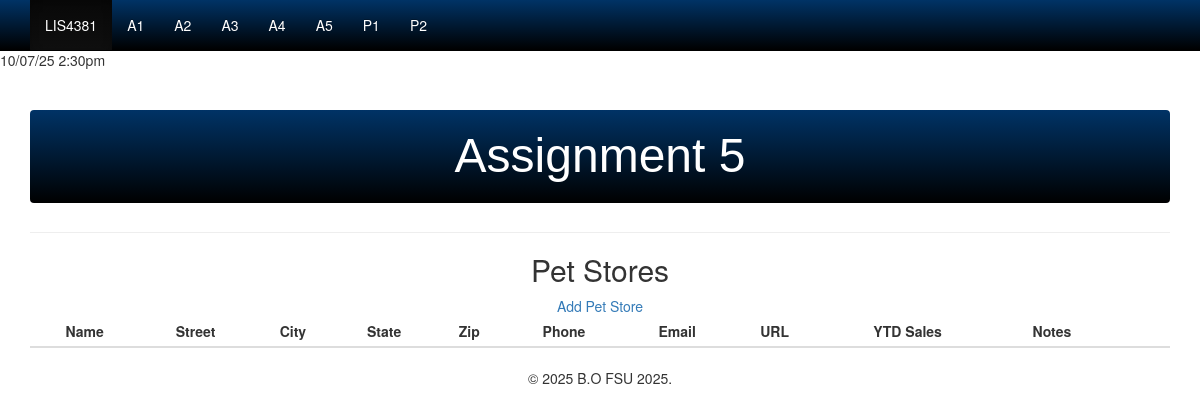
Page /a5/index.php on the earlier database version.
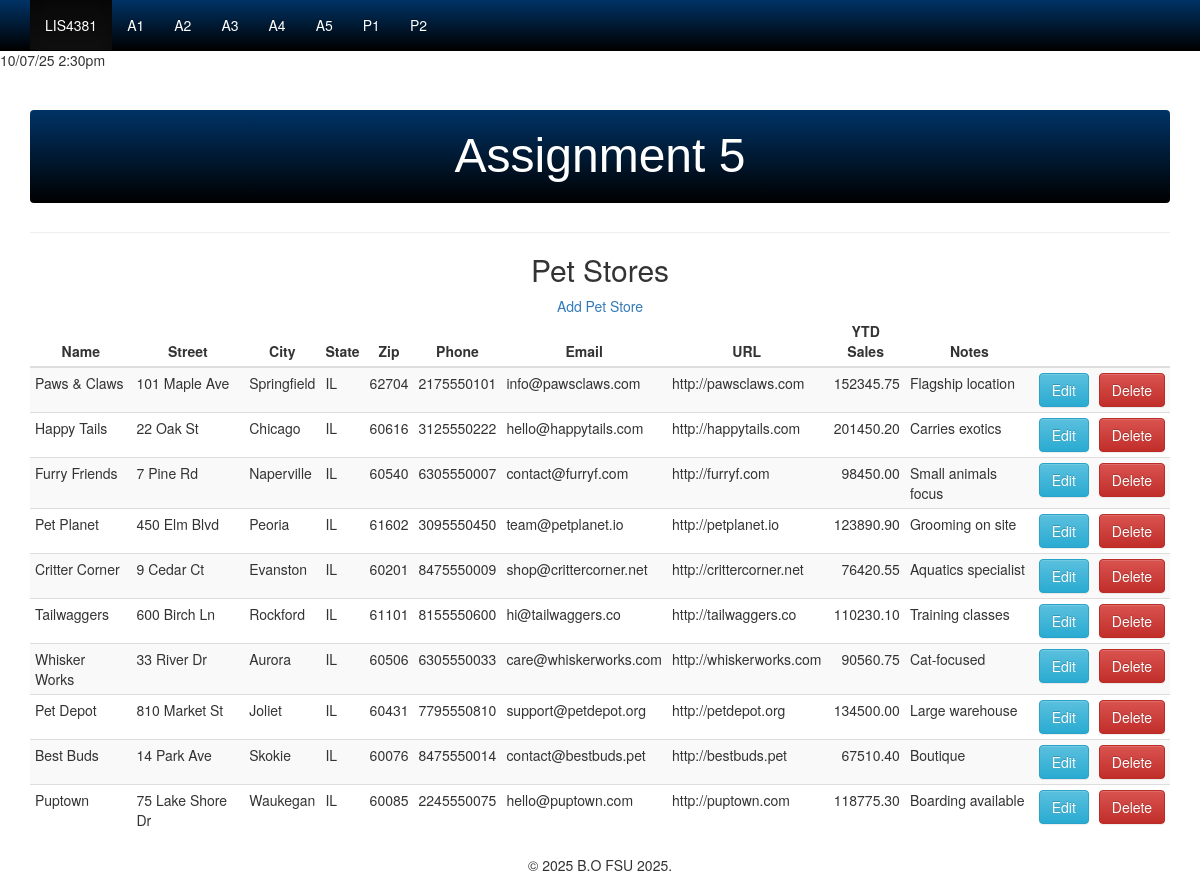
Same page on the later database version.
### tables this page shows
CREATE TABLE IF NOT EXISTS petstore (
    pst_id SMALLINT PRIMARY KEY AUTO_INCREMENT NOT NULL,
    pst_name VARCHAR(30) NOT NULL,
    pst_street VARCHAR(30) NOT NULL,
    pst_city VARCHAR(30) NOT NULL,
    pst_state CHAR(2) NOT NULL,
    pst_zip INT(9) NOT NULL,
    pst_phone BIGINT NOT NULL,
    pst_email VARCHAR(100)NOT NULL,
    pst_url VARCHAR(100) NOT NULL,
    pst_ytd_sales DECIMAL(10,2) NOT NULL,
    pst_notes VARCHAR(255)
);

### a5/index.php (the view, shortened to what this page needs)
<?php
require_once "../global/connection.php";
$query = "SELECT * FROM petstore ORDER BY pst_id";
$statement= $db->prepare($query);
$statement->execute();
?>
<!DOCTYPE html>
<html lang="en">
<head>
		<?php include_once("../css/include_css.php"); ?>
</head>
<body>
	<?php include_once("../global/nav.php"); ?>
	<div class="container-fluid">
		 <div class="starter-template">
						<div class="page-header">
							<?php include_once("global/header.php"); ?>
						</div>
						<h2>Pet Stores</h2>
<a href="add_petstore.php">Add Pet Store</a>
<br />
 <div class="table-responsive">
	 <table id="myTable" class="table table-striped table-condensed" >
		  <thead>
			<tr>
				<th class="text-center">Name</th>
				<th class="text-center">Street</th>
				<th class="text-center">City</th>
				<th class="text-center">State</th>
				<th class="text-center">Zip</th>
				<th class="text-center">Phone</th>
				<th class="text-center">Email</th>
				<th class="text-center">URL</th>
				<th class="text-center">YTD Sales</th>
				<th class="text-center">Notes</th>
				<th class="text-center">&nbsp</th>
				<th class="text-center">&nbsp</th>
			</tr>
		  </thead>
		  <?php
		  $result = $statement->fetch();
		  while ($result != null)
		  {
			?>
			<tr class = "text-left">
				<td><?php echo htmlspecialchars($result['pst_name']); ?></td>
				<td><?php echo htmlspecialchars($result['pst_street']); ?></td>
				<td><?php echo htmlspecialchars($result['pst_city']); ?></td>
				<td><?php echo htmlspecialchars($result['pst_state']); ?></td>
				<td><?php echo htmlspecialchars($result['pst_zip']); ?></td>
				<td><?php echo htmlspecialchars($result['pst_phone']); ?></td>
				<td><?php echo htmlspecialchars($result['pst_email']); ?></td>
				<td><?php echo htmlspecialchars($result['pst_url']); ?></td>
				<td class="text-right"><?php echo htmlspecialchars($result['pst_ytd_sales']); ?></td>
				<td><?php echo htmlspecialchars($result['pst_notes']); ?></td>
				<td>
					<form action="edit_petstore.php" method="post" id="edit_petstore">
						<button type="submit" class="btn btn-info">Edit</button>
					</form>
				</td>
				<td>
					<form
					  onsubmit="return confirm('Do you really want to delete record?');"
					  action="delete_petstore.php" method="post" id="delete_petstore">
					<button type="submit" class="btn btn-danger">Delete</button>
					</form>
				</td>
			</tr>
		  <?php
			$result = $statement->fetch();
		  }
		  ?>
	 </table>
 </div>
				<?php include_once "global/footer.php"; ?>
			</div>
  </div>
</body>
</html>

### css/include_css.php
<link rel="stylesheet" href="https://maxcdn.bootstrapcdn.com/font-awesome/4.7.0/css/font-awesome.min.css">
<link rel="stylesheet" href="https://maxcdn.bootstrapcdn.com/bootstrap/3.3.7/css/bootstrap.min.css">
<link rel="stylesheet" href="https://maxcdn.bootstrapcdn.com/bootstrap/3.3.7/css/bootstrap-theme.min.css">
<link rel="stylesheet" type="text/css" href="https://cdn.datatables.net/v/dt/dt-1.10.16/r-2.2.1/datatables.min.css"/>
<link rel="stylesheet" href="../css/formValidation.min.css"/>
<link rel="stylesheet" href="../css/starter-template.css" />
<link rel="stylesheet" href="css/starter-template.css" />

### global/nav.php (shortened to what this page needs)
<nav class="navbar navbar-inverse navbar-fixed-top">
		<div class="container">
			<div id="navbar" class="collapse navbar-collapse">
				<ul class="nav navbar-nav">
					<li class="active"><a href="../index.php">LIS4381</a></li>
					<li><a href="../a1/index.php">A1</a></li>
					<li><a href="../a2/index.php">A2</a></li>
					<li><a href="../a3/index.php">A3</a></li>
					<li><a href="../a4/index.php">A4</a></li>
					<li><a href="../a5/index.php">A5</a></li>
					<li><a href="../p1/index.php">P1</a></li>
					<li><a href="../p2/index.php">P2</a></li>
				</ul>
			</div>
		</div>
	</nav>
<?php
$today = date("m/d/y g:ia");
echo $today;
 ?>

### a5/global/header.php (shortened to what this page needs)
<h1 class="nav-header">Assignment 5</h1>

### a5/global/footer.php (shortened to what this page needs)
&copy;
<?php
echo date("Y");
?>
B.O FSU 2025.

### css/starter-template.css (style rules this page uses)
body { padding-top: 50px; }
.starter-template { padding: 0px 15px; text-align: center; }
h1 { margin: 0px; color: #666; padding: 0px; font-size: 48px; font-family: "trebuchet ms", sans-serif; }

### global/nav.php (style rules this page uses)
.navbar.navbar-inverse { background-image: linear-gradient(to bottom, #003366 0%, #000 100%) !important; background-color: #003366 !important; border-color: #000 !important; }
.navbar.navbar-inverse .navbar-brand, .navbar.navbar-inverse .navbar-nav > li > a { color: #fff !important; }
.navbar.navbar-inverse .navbar-nav > li > a:hover, .navbar.navbar-inverse .navbar-brand:hover, .navbar.navbar-inverse .navbar-nav > li.active > a { background-color: #000 !important; color: #fff !important; }
.navbar.navbar-inverse .navbar-collapse, .navbar.navbar-inverse .navbar-collapse.in { background-image: linear-gradient(to bottom, #003366, #000) !important; }

### a5/global/header.php (style rules this page uses)
.nav-header { background-image: linear-gradient(to bottom, #003366 0%, #000 100%); color: #fff; padding: 20px; margin: 0 0 20px 0; border-radius: 4px; text-align: center; }

Differences in the rows shown:
added petstore: pst_name "Paws & Claws", pst_street "101 Maple Ave", pst_city "Springfield", pst_state "IL", pst_zip "62704", pst_phone "2175550101", pst_email "info@pawsclaws.com", pst_url "http://pawsclaws.com", pst_ytd_sales "152345.75", pst_notes "Flagship location"
added petstore: pst_name "Happy Tails", pst_street "22 Oak St", pst_city "Chicago", pst_state "IL", pst_zip "60616", pst_phone "3125550222", pst_email "hello@happytails.com", pst_url "http://happytails.com", pst_ytd_sales "201450.20", pst_notes "Carries exotics"
added petstore: pst_name "Furry Friends", pst_street "7 Pine Rd", pst_city "Naperville", pst_state "IL", pst_zip "60540", pst_phone "6305550007", pst_email "contact@furryf.com", pst_url "http://furryf.com", pst_ytd_sales "98450.00", pst_notes "Small animals focus"
added petstore: pst_name "Pet Planet", pst_street "450 Elm Blvd", pst_city "Peoria", pst_state "IL", pst_zip "61602", pst_phone "3095550450", pst_email "team@petplanet.io", pst_url "http://petplanet.io", pst_ytd_sales "123890.90", pst_notes "Grooming on site"
added petstore: pst_name "Critter Corner", pst_street "9 Cedar Ct", pst_city "Evanston", pst_state "IL", pst_zip "60201", pst_phone "8475550009", pst_email "shop@crittercorner.net", pst_url "http://crittercorner.net", pst_ytd_sales "76420.55", pst_notes "Aquatics specialist"
added petstore: pst_name "Tailwaggers", pst_street "600 Birch Ln", pst_city "Rockford", pst_state "IL", pst_zip "61101", pst_phone "8155550600", pst_email "hi@tailwaggers.co", pst_url "http://tailwaggers.co", pst_ytd_sales "110230.10", pst_notes "Training classes"
added petstore: pst_name "Whisker Works", pst_street "33 River Dr", pst_city "Aurora", pst_state "IL", pst_zip "60506", pst_phone "6305550033", pst_email "care@whiskerworks.com", pst_url "http://whiskerworks.com", pst_ytd_sales "90560.75", pst_notes "Cat-focused"
added petstore: pst_name "Pet Depot", pst_street "810 Market St", pst_city "Joliet", pst_state "IL", pst_zip "60431", pst_phone "7795550810", pst_email "support@petdepot.org", pst_url "http://petdepot.org", pst_ytd_sales "134500.00", pst_notes "Large warehouse"
added petstore: pst_name "Best Buds", pst_street "14 Park Ave", pst_city "Skokie", pst_state "IL", pst_zip "60076", pst_phone "8475550014", pst_email "contact@bestbuds.pet", pst_url "http://bestbuds.pet", pst_ytd_sales "67510.40", pst_notes "Boutique"
added petstore: pst_name "Puptown", pst_street "75 Lake Shore Dr", pst_city "Waukegan", pst_state "IL", pst_zip "60085", pst_phone "2245550075", pst_email "hello@puptown.com", pst_url "http://puptown.com", pst_ytd_sales "118775.30", pst_notes "Boarding available"
